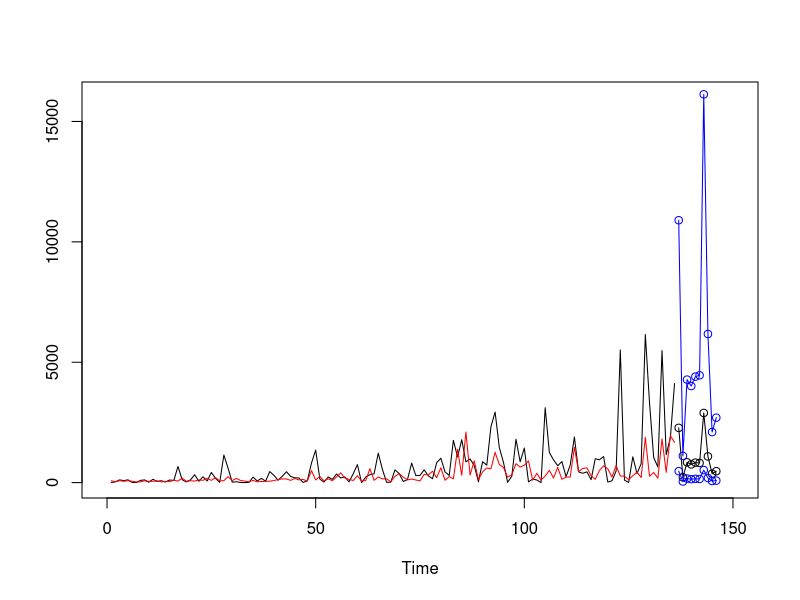

The R source for this figure:

require(tseries)
require(forecast)

dataT <- read.csv("CS (2).csv", header=FALSE, sep=",")
dataT <- t(dataT)
dataTlog <- log(dataT + 1)
modelo <- Arima(dataTlog,c(7,0,7))

#-------------------------------------------
plot(dataT,type="l",xlab="Time",ylab="",xlim = c(0,150),ylim=c(0,16000))
lines(exp(fitted(modelo)),col="red")

prediccion <- predict(modelo,10)
lines(exp(prediccion$pred),type="o")
lines(exp(prediccion$pred-prediccion$se),col="blue",type="o")
lines(exp(prediccion$pred+prediccion$se),col="blue",type="o")
